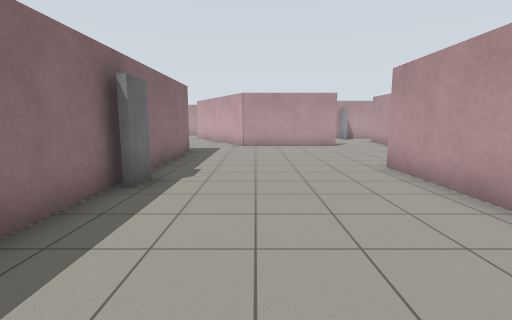
View 1 (above)

16 first-person views from a walk through a world built for the Gazebo simulator. The camera is 1.2 m above the floor, tilts 8° down and sees 85° across. The floor is counted in squares, 1 m on a side. Each view is taken from the middle of a square. On the plan, view 1 faces up. The plan holds only what a view shows up to about 12 squares ahead; the rest is blank.

View 2
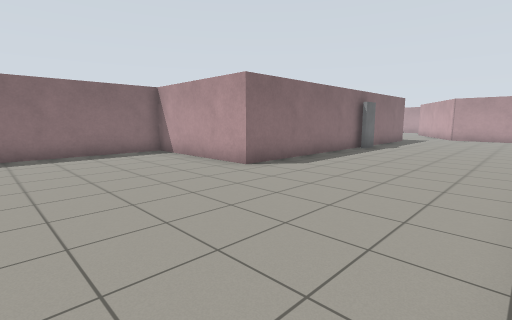

View 3
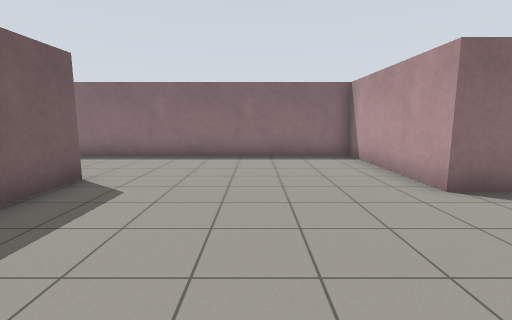

View 4
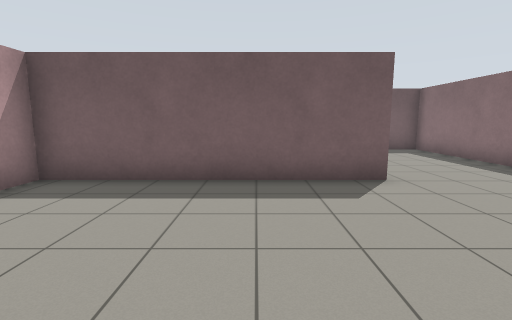

View 5
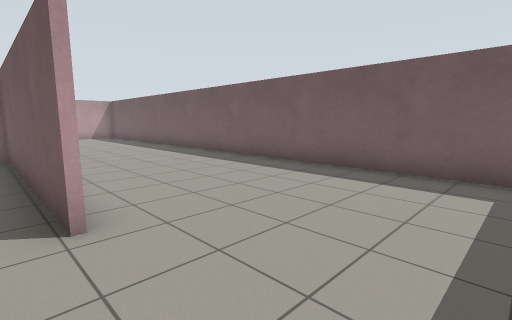

View 6
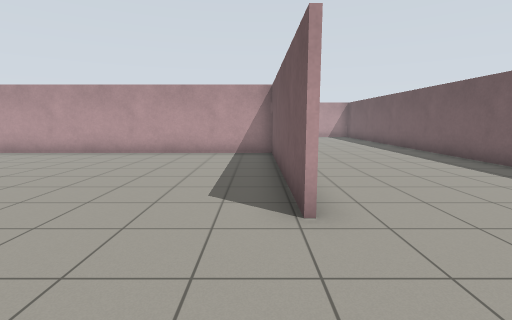

View 7
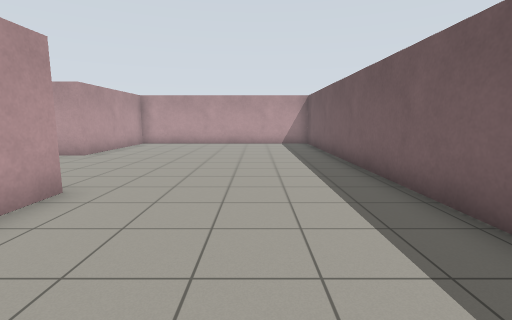

View 8
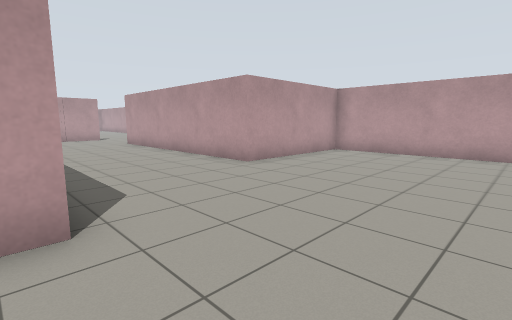

View 9
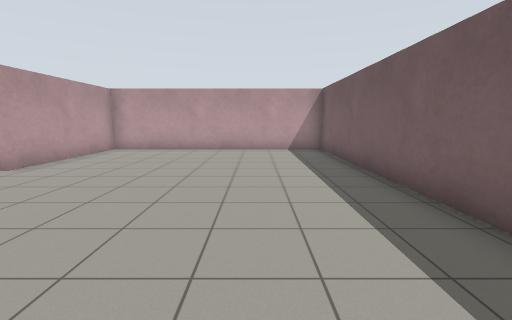

View 10
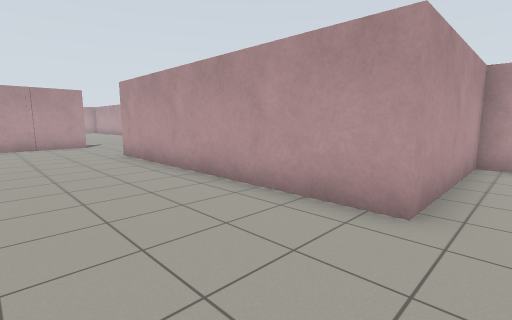

View 11
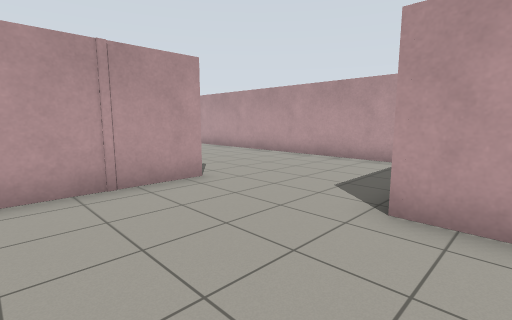

View 12
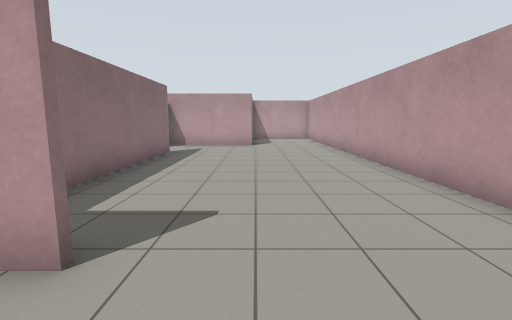

View 13
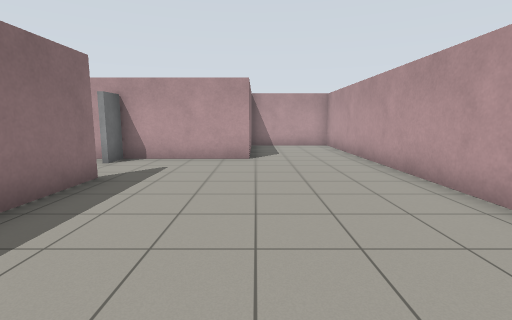

View 14
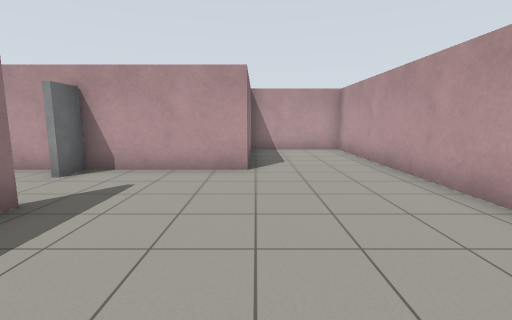

View 15
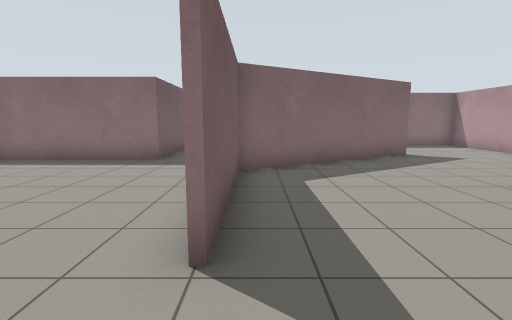

View 16
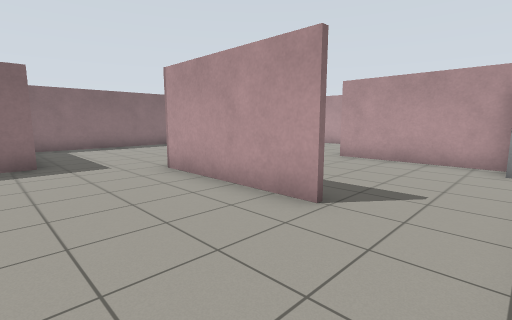

### Floor plan
Points are (right, up) in squares from view 1. A wall is a line through its corners. A room is listed if a view was taken in it or the views show most of it. See-through windows are left out.
Room 1 (views 1, 2, 3, 4, 5, 6, 7, 8, 9, 10, 11, 12, 13, 14, 15, 16)
walls: (3.4, 3.6) (3.4, 7.4); (8.5, 7.1) (5.1, 7.1); (3.9, 13.4) (-0.6, 13.4); (13.5, 4.9) (13.5, 23.7) (9.7, 23.7); (-5.7, 11) (-2.6, 11) (-2.6, -1.8) (-7.7, -1.8) (-7.7, -14.7) (13.7, -14.7) (13.7, -6) (8.6, -6) (8.6, 3.3); (6.6, 15.9) (6.6, 9.8); (3.6, -8.7) (2.4, -8.7); (-3.8, -8.6) (3.4, -8.6) (3.4, 1.6); (-7.5, 13.9) (-7.5, 11.5); (-3.9, 19.4) (-0.6, 13.6) (3.9, 13.6); (9.8, 22.5) (9.8, 18.8) (1.3, 18.8); (-4.3, 23.4) (-6.3, 23.4)
objects: door leaf (-2, 5); door leaf (6, 18)

Positions as (right, up) in squares from view 1, and headings:
1: (0, 0), facing up
2: (3, -7), facing up-left
3: (2, -5), facing left
4: (-1, -3), facing down
5: (-7, -8), facing down-right
6: (-7, -8), facing right
7: (-1, -12), facing right
8: (3, -12), facing up-right
9: (2, -12), facing right
10: (5, -7), facing up-right
11: (5, 2), facing up-right
12: (10, 5), facing up
13: (10, 10), facing up
14: (10, 12), facing up
15: (6, 14), facing left
16: (6, 10), facing up-left
